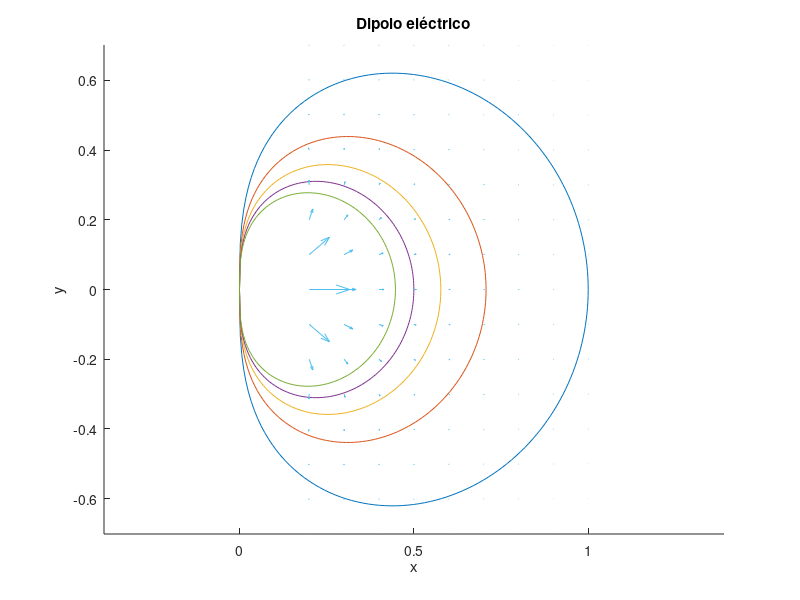

The MATLAB script that drew this image:
hold on
%equipotenciales 
for V=1:5
    ang=(-90:1:90)*pi/180;
    r=sqrt(cos(ang)/V);
    x=r.*cos(ang);
    y=r.*sin(ang);
    plot(x,y);
end
%campo eléctrico  en los puntos de esta malla
[X,Y]=meshgrid(0.2:0.1:1,-0.7:0.1:0.7);
r=sqrt(X.^2+Y.^2);
ang=atan(Y./X);
Er=2*cos(ang)./r.^3; %componentes polares
Ea=sin(ang)./r.^3;
Ex=Er.*cos(ang)-Ea.*sin(ang); %componentes rectangulares
Ey=Er.*sin(ang)+Ea.*cos(ang);
quiver(X,Y,Ex,Ey)
hold off
axis equal
xlabel('x')
ylabel('y')
title('Dipolo eléctrico')